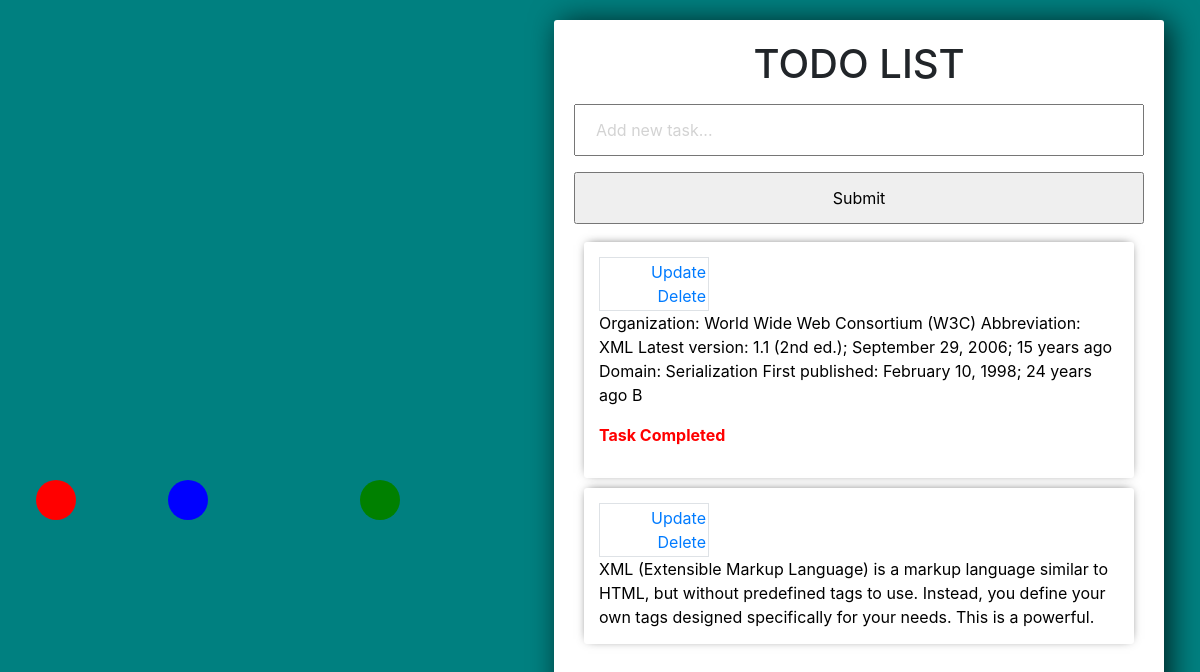
The page / on the database its author committed.
### TODOAPP/models.py (models this page shows)
class Task(models.Model):
    title = models.CharField(max_length=200)
    complete = models.BooleanField(default=False)
    created = models.DateTimeField(auto_now_add=True)
    def __str__(self):
        return self.title

### TODOAPP/views.py (the view)
# urls.py: path("", views.index, name="index"),
def index(request):
    tasks = Task.objects.all()
    form = TaskForm()
    if request.method == 'POST':
        form = TaskForm(request.POST)
        if form.is_valid():
            form.save()
        return redirect("/")
    context = {'tasks': tasks, 'form': form}
    return render(request, 'TODOAPP/list.html', context)

### TODOAPP/forms.py
class TaskForm(forms.ModelForm):
    title = forms.CharField(widget=forms.TextInput(attrs=({'placeholder':'Add new task...'})))
    class Meta:
        model = Task
        fields = '__all__'

### TODOAPP/templates/TODOAPP/list.html (shortened to what this page needs)
{% extends "TODOAPP/layout.html"%}
{% load static %}
{% block body %}
<link rel="stylesheet" href="https://stackpath.bootstrapcdn.com/bootstrap/4.3.1/css/bootstrap.min.css">
<link href="{% static 'TODOAPP/style.css' %}" rel="stylesheet">
<div class="balls" id="red"></div>
<div class="balls" id="blue"></div>
<div class="balls" id="green"></div>
<div class="side">
<div class="center-column">
    <h3 style="font-size: 40px; text-align: center">TODO LIST</h3>
    <form method="POST" action="/">
        {{form.title}}
        <input type="submit" name="Create Task">
    </form>
    <div class="todo-list">
        {% for task in tasks%}
            <div class="item-row">
                <div class="border">
                <a href="{% url 'update' task.id %}">Update</a>
                <a href="{% url 'delete' task.id %}">Delete</a>
                </div>
                {% if task.complete == True %}
                <p>{{task}}</p>
                <p style="color:red"><b>Task Completed</b></p>
                {% else %}
                <span>{{task}}</span>
                {% endif %}
            </div>
        {% empty %}
            <li style="font-size: 50px; font: ">No Tasks  Add</li>
        {% endfor %}
    </div>
</div>
</div>
{% endblock %}

### TODOAPP/templates/TODOAPP/layout.html (shortened to what this page needs)
<!DOCTYPE html>
<html lang="en">
<head>
</head>
<body>
{% block body %}
{% endblock %}
</body>
</html>

### TODOAPP/static/TODOAPP/style.css (style rules this page uses)
.side { display: grid; align-items: right; justify-content: right; min-height: 100vh; width: 97%; }
body { background-color: #008080; }
input { width: 100%; padding: 12px 20px; margin: 8px 0; box-sizing: border-box; }
input::placeholder { color: #d3d3d3; }
.center-column { width:610px; margin: 20px auto; padding:20px; background-color: white; border-radius: 3px; box-shadow: 6px 2px 30px 0px rgba(0,0,0,0.75); }
.item-row { background-color: white; margin: 10px; padding: 15px; border-radius: 3px; color: black; font-size: 16px; box-shadow: 0px -1px 10px -4px rgba(0,0,0,0.75); }
.border { border: 2px solid grey; width: 110px; padding: 2px; relation: flex; position: static; justify-content: right; text-align: right; }
.balls { border-radius: 50%; position: fixed; width: 40px; height: 40px; top: 60%; animation-name: jump; animation-duration: 2s; animation-iteration-count: infinite; }
#red { background: red; left: 3%; animation-timing-function: linear; }
#blue { background: blue; left: 14%; animation-timing-function: ease-out; }
#green { background: green; left: 30%; animation-timing-function: cubic-bezier(0.69, 0.1, 1, 0.1); }

### rows shown on the page
Task: title "Organization: World Wide Web Consortium (W3C) Abbreviation: XML Latest version: 1.1 (2nd ed.); September 29, 2006; 15 years ago Domain: Serialization First published: February 10, 1998; 24 years ago B"
Task: title "XML (Extensible Markup Language) is a markup language similar to HTML, but without predefined tags to use. Instead, you define your own tags designed specifically for your needs. This is a powerful."
